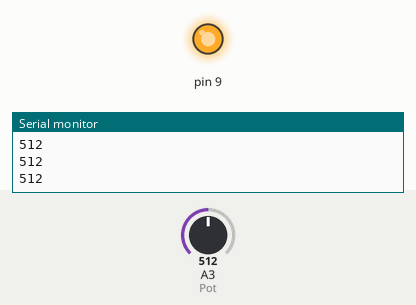
Recording of a sketch running on a simulated Arduino Uno, built with avr-gcc and run on an emulated ATmega328P. On the bench: output pins drawn as LEDs (lit = HIGH), the last lines printed to the serial monitor. Inputs (shaded band) come from the test bench; at power-on: A3 (Pot) = 512.

Above: at 1.2 s.
1.3 s: A3 (Pot) set to 122
At 1.7 s:
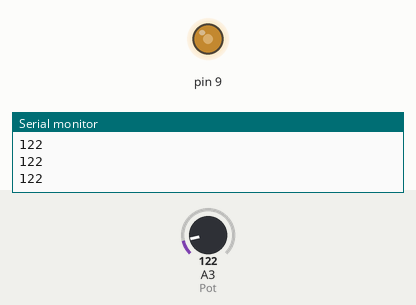
2.8 s: A3 (Pot) set to 0
At 4.0 s:
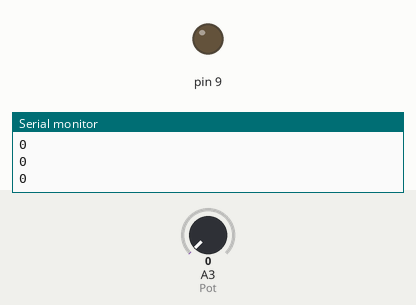
4.3 s: A3 (Pot) set to 306
At 5.2 s:
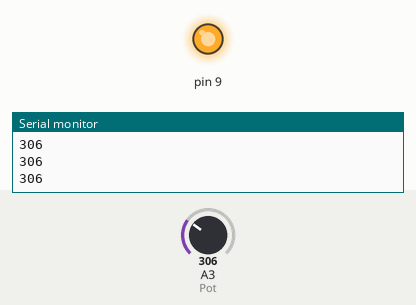
Timing chart, 0 to 7.3 s (numbered marks = the images above; inputs shaded):
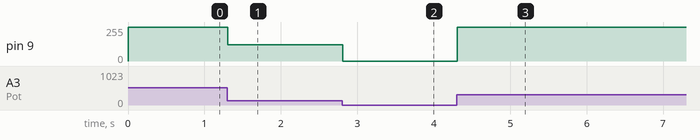

Measured:
- after the input at 1.3 s, pin 9: 255/255 → 122/255 at once
- after the input at 2.8 s, pin 9: 122/255 → 0/255 at once
- after the input at 4.3 s, pin 9: 0/255 → 255/255 at once

The sketch:

A_1.ino
```cpp
int Pot= 3;
int Value=0;

void setup() {
  pinMode (9, OUTPUT);
  Serial.begin (9600);
}

    void loop() {
  Value= analogRead (Pot);
  Serial.println (Value);

  analogWrite (9, Value);


}
```
